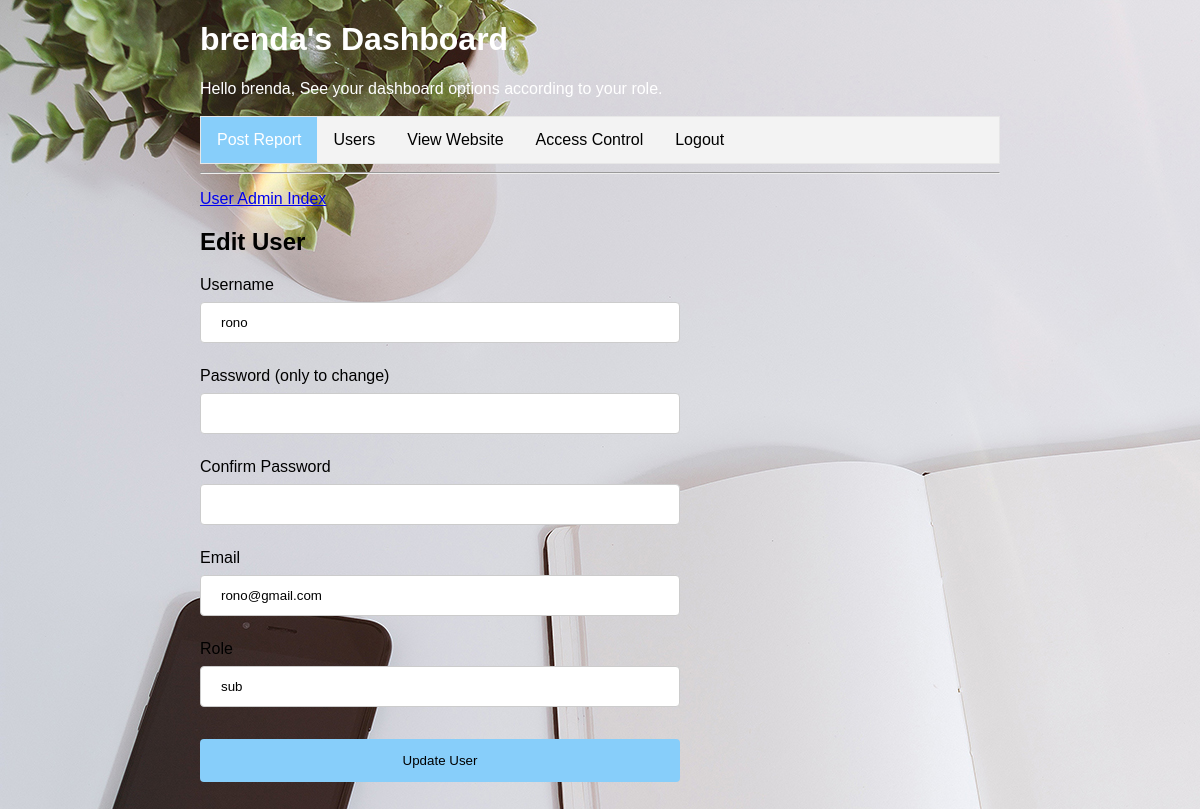
The page /admin/edit-user.php?id=2 (signed in) on the database its author committed.
### tables this page shows
CREATE TABLE `blog_members` (
  `memberID` int(11) UNSIGNED NOT NULL,
  `username` varchar(255) DEFAULT NULL,
  `password` varchar(255) DEFAULT NULL,
  `email` varchar(255) DEFAULT NULL,
  `role` varchar(24) NOT NULL
);

### admin/edit-user.php (the view, shortened to what this page needs)
<?php
require_once('../includes/config.php');
?>
<!doctype html>
<html lang="en">
<head>
  <link rel="stylesheet" href="../style/main.css">
</head>
<body>
<div id="wrapper">
	<?php include('menu.php');?>
	<p><a href="users.php">User Admin Index</a></p>
	<h2>Edit User</h2>
	<?php
		try {
			$stmt = $db->prepare('SELECT memberID, username, email, role FROM blog_members WHERE memberID = :memberID') ;
			$stmt->execute(array(':memberID' => $_GET['id']));
			$row = $stmt->fetch();
		} catch(PDOException $e) {
		    echo $e->getMessage();
		}
	?>
	<form action='' method='post'>
		<p><label>Username</label><br />
		<input type='text' name='username' value='<?php echo $row['username'];?>'></p>
		<p><label>Password (only to change)</label><br />
		<input type='password' name='password' value=''></p>
		<p><label>Confirm Password</label><br />
		<input type='password' name='passwordConfirm' value=''></p>
		<p><label>Email</label><br />
		<input type='email' name='email' value='<?php echo $row['email'];?>'></p>
		<p><label>Role</label><br />
		<input type='text' name='role' value='<?php echo $row['role'];?>'></p>
		<p><input type='submit' name='submit' value='Update User'></p>
	</form>
</div>
<br><br>
</body>
</html>

### admin/menu.php (shortened to what this page needs)
<!doctype html>
<html lang="en">
<head>
  <link rel="stylesheet" href="../style/main.css">
</head>
<body>
<?php
require_once('../includes/config.php');
$new_user = $_SESSION['username'];
?>
<div style="color: white">
<h1 > <?php
echo $new_user."'s Dashboard";
?></h1 style="color: white"><?php
echo "Hello ". $new_user . ", See your dashboard options according to your role.";
echo "<br>";
try {
			$stmt = $db->query("SELECT memberID, username, email, role FROM blog_members WHERE username = '$new_user' LIMIT 2");
			while($row = $stmt->fetch()){
if ($row['role'] == "admin" ){ ;?></div>
<br>
<ul >
	<li><a class="active" href='index.php'>Post Report</a></li>
	<li><a href='users.php'>Users</a></li>
	<li><a href="../" target="_blank">View Website</a></li>
	<li><a href="access.php">Access Control</a></li>
	<li><a href='logout.php'>Logout</a></li>
</ul>
<hr /> <?php
   }   else if($row['role'] == "editor"){  ?>
<ul >
	<li><a class="active" href='index.php'>Stories</a></li>
	<li><a href="../" target="_blank">View Website</a></li>
	<li><a href='category.php'>Category</a></li>
	<li><a href='subcategory.php'>Sub Categories</a></li>
	<li><a href='topics.php'>Topics</a></li>
	<li><a href='bloggers.php'>Bloggers</a></li>
	<li><a href='pricing.php'>Pricing</a></li>
	<li><a href='logout.php'>Logout</a></li>
</ul>
<div class='clear'></div>
<hr />
<?php }  else if($row['role'] == "blogger") {?>
<ul >
	<li><a href='index.php'>Blog</a></li>
	<li><a href="../" target="_blank">Posts</a></li>
	<li><a href='logout.php'>Logout</a></li>
</ul>
<div class='clear'></div>
<hr />
<?php }	 else if($row['role'] == "sub"){ header('Location: /blog/index.php');
}
else {
	echo "<br>"."error finding your role";
}
			}
		} catch(PDOException $e) {
		    echo $e->getMessage();
		}
?>
</body>

### style/main.css (style rules this page uses)
body, html { height: 100%; margin: 0; font-family: Arial, Helvetica, sans-serif; }
#wrapper { margin:auto; width:800px; }
input[type=text],input[type=password],input[type=email], select { width: 60%; padding: 12px 20px; margin: 8px 0; display: inline-block; border: 1px solid #ccc; border-radius: 4px; box-sizing: border-box; }
input[type=submit] { width: 60%; background-color: #87CEFA; color: black; padding: 14px 20px; margin: 8px 0; border: none; border-radius: 4px; cursor: pointer; }
ul { list-style-type: none; margin: 0; padding: 0; overflow: hidden; border: 1px solid #e7e7e7; background-color: #f3f3f3; }
li { float: left; }
li a { display: block; color: black; text-align: center; padding: 14px 16px; text-decoration: none; }
li a.active { color: white; background-color: #87CEFA; }
hr { display: block; margin-top: 0.5em; margin-bottom: 0.5em; margin-left: auto; margin-right: auto; border-style: inset; border-width: 0.5px; }

### admin/edit-user.php (style rules this page uses)
body { background-image: url("cover.jpg"); }

### rows shown on the page
blog_members: role "Post Report"
blog_members: username "rono", email "rono@gmail.com", role "sub"

### other values the page prints
$new_user "brenda"
